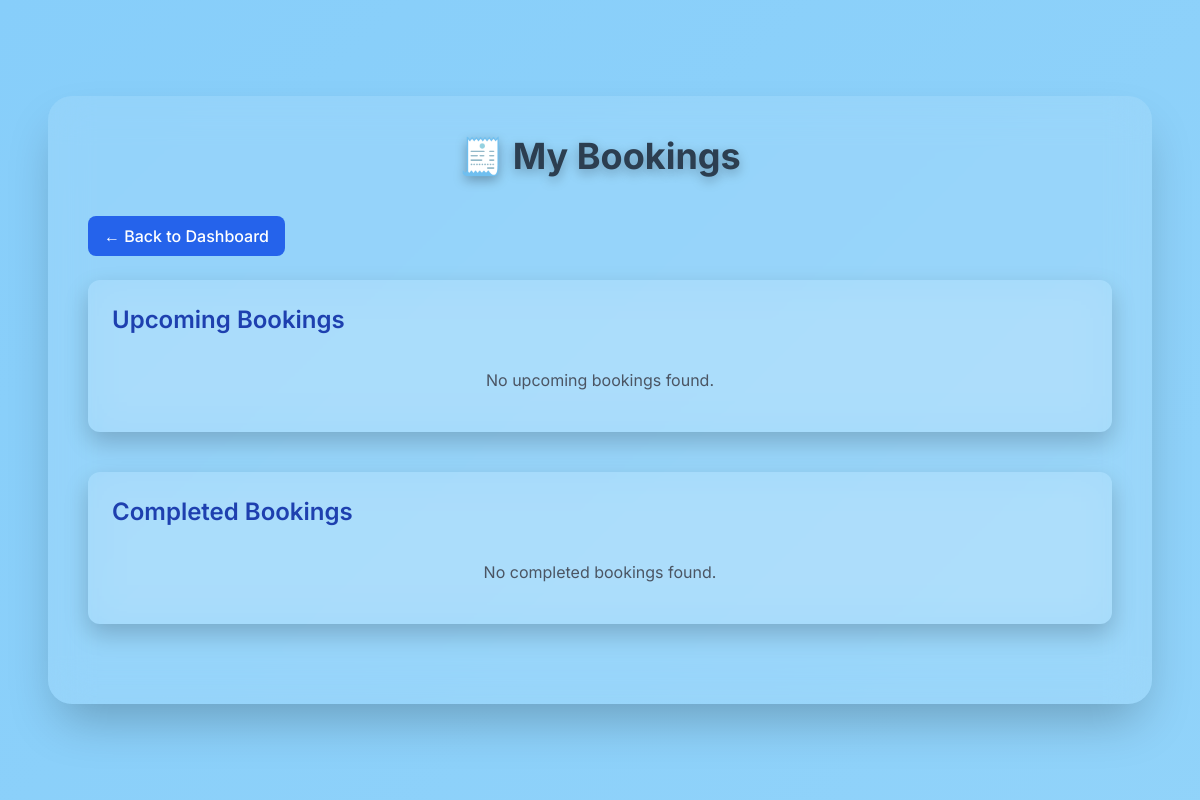
Page /customer/my_bookings (signed in) on the earlier database version.
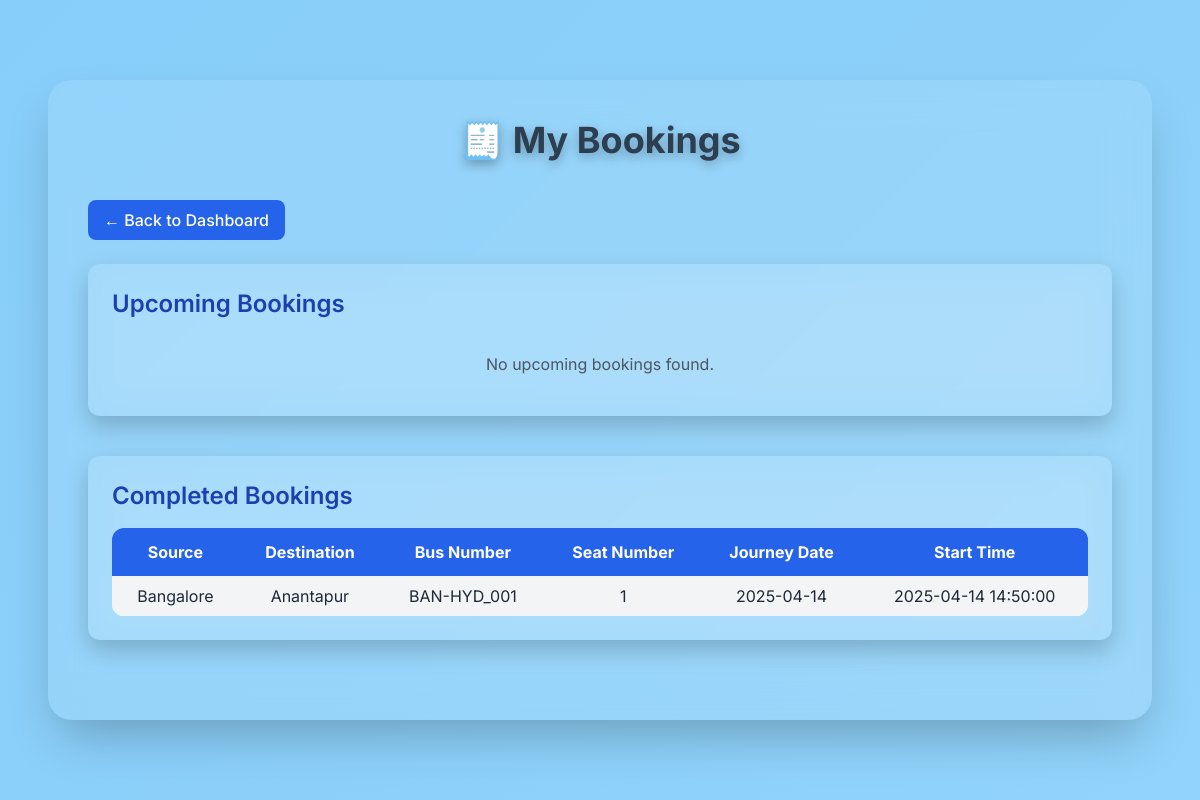
Same page on the later database version.
### schemas/schemas.py (models this page shows)
class Booking(Base):
    __tablename__ = "booking"
    id = Column(Integer, primary_key=True)
    user_id = Column(Integer, ForeignKey("users.id"))
    bus_id = Column(Integer, ForeignKey("bus.id"))
    source_place_id = Column(Integer, ForeignKey("places.id"))
    destination_place_id = Column(Integer, ForeignKey("places.id"))
    seat_number = Column(String, nullable=False)
    price = Column(Integer)
    journey_date = Column(DateTime, nullable=False)
    passenger_name = Column(String, nullable=False)
    passenger_age = Column(String, nullable=False)
    passenger_gender = Column(String, nullable=False)
    user = relationship("Users", back_populates="bookings")
    bus = relationship("Bus", back_populates="bookings")
    source = relationship("Place", foreign_keys=[source_place_id])
    destination = relationship("Place", foreign_keys=[destination_place_id])

class Place(Base):
    __tablename__ = "places"
    id = Column(Integer, primary_key=True)
    name = Column(String, unique=True, nullable=False)
    bus_routes = relationship("BusRoute", back_populates="place")

class Bus(Base):
    __tablename__ = "bus"
    id = Column(Integer, primary_key=True)
    bus_number = Column(String, unique=True, nullable=False)
    bus_name = Column(String, unique=True, nullable=False)
    remaining_seats = Column(Integer, default=50)
    routes = relationship(
        "BusRoute", back_populates="bus", order_by="BusRoute.stop_order"
    )
    fare_rule = relationship("FareRule", back_populates="bus", uselist=False)
    bookings = relationship("Booking", back_populates="bus")

### routes/customer_routes.py (the view)
@router.get("/my_bookings", response_class=HTMLResponse)
async def my_bookings(
    request: Request, db: Session = Depends(get_db), curr_user=Depends(get_current_user)
):
    if not curr_user:
        return RedirectResponse("/auth/login", status_code=302)
    now = datetime.now()
    dest = aliased(Place)
    print(db.query(Booking.user_id,Booking.bus_id).all())
    print(db.query(Bus.bus_name).all())
    bookings = (
        db.query(
            Booking.journey_date,
            Booking.seat_number,
            Bus.bus_number,
            case(
                (Booking.journey_date >= now, "Upcoming"),
                (Booking.journey_date < now, "Completed"),
                else_="No Status",
            ).label("status"),
            Place.name.label("Source_name"),
            dest.name.label("Destination_name"),
            BusRoute.start_time.label("start_time"),
        )
        .join(Bus, Booking.bus_id == Bus.bus_name)
        .join(Place, Booking.source_place_id == Place.id)
        .join(dest, Booking.destination_place_id == dest.id)
        .join(
            BusRoute,
            and_(
                BusRoute.bus_id == Bus.id,
                BusRoute.place_id == Booking.source_place_id,
            ),
        )
        .filter(Booking.user_id == curr_user.username)
        .order_by(Booking.journey_date.desc())
        .all()
    )
    grouped = {"Upcoming": [], "Completed": []}
    print(bookings)
    for b in bookings:
        grouped[b.status].append(
            {
                "Source": b.Source_name,
                "Destination": b.Destination_name,
                "bus_number": b.bus_number,
                "seat_number": b.seat_number,
                "journey_date": b.journey_date.strftime("%Y-%m-%d"),
                "start_time": b.start_time,
            }
        )
    return templates.TemplateResponse(
        "my_bookings.html", {"request": request, "bookings": grouped}
    )

### templates/my_bookings.html (shortened to what this page needs)
<!DOCTYPE html>
<html lang="en">
<head>
  <script src="https://cdn.tailwindcss.com"></script>
</head>
<body class="text-white">
  <div class="scene"></div>
  <div class="w-full max-w-6xl mx-auto px-6 py-12">
    <div class="glass p-10 rounded-3xl shadow-2xl">
      <h1 class="text-4xl font-bold text-center mb-10 text-glow">🧾 My Bookings</h1>
      <div class="mb-6">
        <a href="/customer/" class="inline-block py-2 px-4 bg-blue-600 hover:bg-blue-700 rounded-lg font-medium text-white">← Back to Dashboard</a>
      </div>
      {% for status, booking_list in bookings.items() %}
      <div class="glass mb-10 p-6 rounded-xl">
        <h2 class="text-2xl font-semibold mb-4 text-blue-800">{{ status }} Bookings</h2>
        {% if booking_list %}
        <div class="overflow-x-auto">
          <table class="w-full border-collapse rounded-xl overflow-hidden">
            <thead class="bg-blue-600 text-white">
              <tr>
                <th class="px-4 py-3">Source</th>
                <th class="px-4 py-3">Destination</th>
                <th class="px-4 py-3">Bus Number</th>
                <th class="px-4 py-3">Seat Number</th>
                <th class="px-4 py-3">Journey Date</th>
                <th class="px-4 py-3">Start Time</th>
              </tr>
            </thead>
            <tbody class="bg-white text-gray-800">
              {% for b in booking_list %}
              <tr class="odd:bg-gray-100 even:bg-white text-center">
                <td class="px-4 py-2">{{ b.Source }}</td>
                <td class="px-4 py-2">{{ b.Destination }}</td>
                <td class="px-4 py-2">{{ b.bus_number }}</td>
                <td class="px-4 py-2">{{ b.seat_number }}</td>
                <td class="px-4 py-2">{{ b.journey_date }}</td>
                <td class="px-4 py-2">{{ b.start_time }}</td>
              </tr>
              {% endfor %}
            </tbody>
          </table>
        </div>
        {% else %}
        <p class="text-center text-gray-600 py-4">No {{ status.lower() }} bookings found.</p>
        {% endif %}
      </div>
      {% endfor %}
    </div>
  </div>
</body>
</html>

Differences in the rows shown:
added Booking: Source "Bangalore", Destination "Anantapur", bus_number "BAN-HYD_001", seat_number "1", journey_date "2025-04-14", start_time "2025-04-14 14:50:00"
Other differences:
new list line: "Completed Bookings Source Destination Bus Number Seat Number Journey Date Start Time"
list line gone: "Completed Bookings No completed bookings found."
